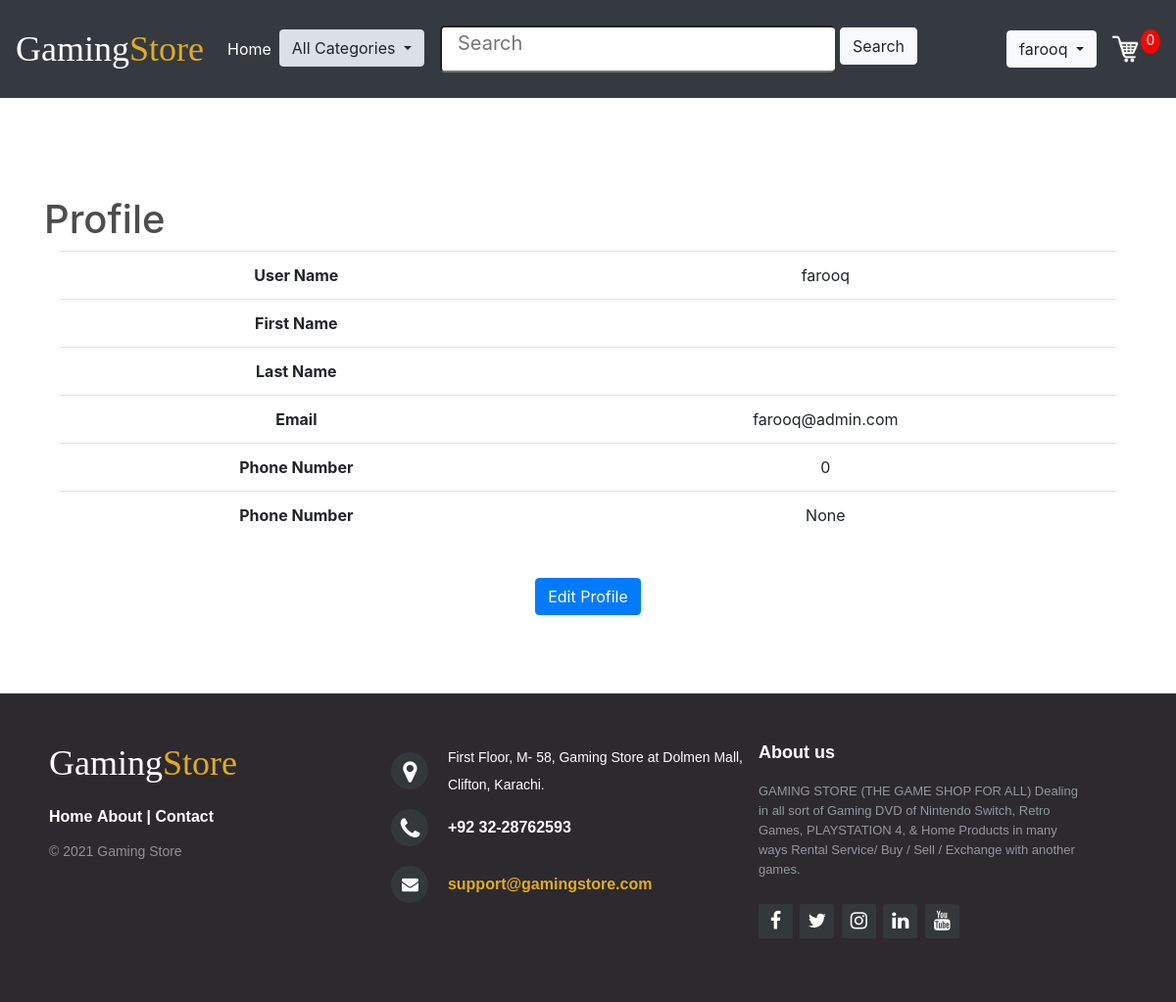
The app's page /store/profile (signed in) with its own data.
### store/models.py (models this page shows, shortened)
class Customer(AbstractUser):
    phone_number=models.IntegerField(default=0,null=False,help_text="Number format:0300-1234567")
    birth_date = models.DateField(blank=False,null=True)
    avatar = models.ImageField(upload_to='profile_image',blank=True)
    def __str__(self):
        return self.username

### store/views.py (the view)
# urls.py: path("profile",views.view_profile,name="view_profile"),
@login_required
def view_profile(request):
    data = cartData(request)
    cartItems = data['cartItems']
    args={'user':request.user}
    return render(request,"store/profile.html",{'cartItems':cartItems})

### store/models.py (called while the page is built)
    @property
    def get_cart_items(self):
        orderitems = self.orderitem_set.all()
        total = sum([item.quantity for item in orderitems])
        return total

### store/templates/store/profile.html (shortened to what this page needs)
{% extends "store/layout.html" %}
{% load static %}
{% block body %}
<link rel="stylesheet" href="https://stackpath.bootstrapcdn.com/bootstrap/4.4.1/css/bootstrap.min.css">
<h1>Profile</h1>
<div style="text-align:center" class="container">
  <table class="table">
  <tbody>
    <tr>
      <th scope="row">User Name</th>
        <td>{{user.username}}</td>
    </tr>
    <tr>
      <th scope="row">First Name</th>
        <td>{{user.first_name}}</td>
    </tr>
    <tr>
      <th scope="row">Last Name</th>
        <td>{{user.last_name}}</td>
    </tr>
    <tr>
      <th scope="row">Email</th>
      <td>{{user.email}}</td>
    </tr>
  <tr>
      <th scope="row">Phone Number</th>
      <td>{{user.phone_number}}</td>
    </tr>
   <tr>
      <th scope="row">Phone Number</th>
      <td>{{user.birth_date}}</td>
    </tr>
  </tbody>
</table><br>
<a class="btn btn-primary" href="{% url 'edit_profile' %}" role="button">Edit Profile</a>
</div>
{% endblock %}

### store/templates/store/layout.html (shortened to what this page needs)
<!DOCTYPE html>
{% load static %}
<html lang="en">
    <head>
		<link rel="stylesheet" href="https://stackpath.bootstrapcdn.com/bootstrap/4.4.1/css/bootstrap.min.css">
       <link rel="stylesheet" type="text/css" href="{% static 'store/style.css' %}">
        <link rel="stylesheet" type="text/css" href="{% static 'store/footer.css' %}">
          <link rel="stylesheet" href="https://cdnjs.cloudflare.com/ajax/libs/font-awesome/4.7.0/css/font-awesome.min.css">
    </head>
    <body>
				<nav class="navbar navbar-expand-lg navbar-dark bg-dark py-4">
                    <a class="navbar-brand"><strong><h2 style="color: #ffffff;font: normal 36px 'Cookie', cursive;margin: 0;">Gaming<span style="color: #e0ac1c;">Store</span> </h2></strong></a>
		  <div class="collapse navbar-collapse" id="navbarSupportedContent">
			<ul class="navbar-nav mr-auto">
			  <li class="nav-item active">
				<a class="nav-link" href="{% url 'index' %}">Home <span class="sr-only">(current)</span></a>
			  </li>
                <li>
                <div class="dropdown show">
                      <a class="btn btn-light my-2 my-sm-0 dropdown-toggle" href="#" role="button" id="dropdownMenuLink" data-toggle="dropdown" aria-haspopup="true" aria-expanded="false">
                        All Categories
                      </a>
                    </div>
			 </li>
			</ul>
              <form class="ml-3 my-auto d-inline w-100" method="GET" action="{% url 'search' %}">
      <input class="form-control-lg border-right-0" style="width:80% ;padding-bottom:20px " type="search"  name="q"  placeholder="Search" aria-label="Search">
      <button class="btn btn-light my-2 my-sm-0" value="{{q|escape}}" type="submit">Search</button>
              </form>
      </div>
      <div class="collapse navbar-collapse justify-content-end" id="navbarSupportedContent">
              {% if user.is_authenticated %}
              <div class="dropdown">
                 <button class="btn btn-light dropdown-toggle" type="button" id="dropdownMenu2" data-toggle="dropdown" aria-haspopup="true" aria-expanded="false">
                {{user.username}}
              </button>
              </div>
            {% endif %}
              </div>
              <a href="{% url 'cart' %}">
	    		<img  id="cart-icon" src="{% static 'images/cart6.jfif' %}">
	    	</a>
	    	<p id="cart-total">{{cartItems}}</p>
		</nav>
		<div class="container" style="padding-top:100px">
        {% block body %}
        {% endblock %}
			</div>
                <div>
                      <footer class="footer-distributed">
        <div class="footer-left">
            <h3>Gaming<span>Store</span></h3>
            <p class="footer-links">
                <a href="#">Home</a>
                <a href="{% url 'aboutUs' %}">About</a>
                |
                <a href="{% url 'contactUs' %}">Contact</a>
            </p>
            <p class="footer-company-name">© 2021 Gaming Store</p>
        </div>
        <div class="footer-center">
            <div>
                <i class="fa fa-map-marker"></i>
                <p><span>First Floor,
                        M- 58, Gaming Store at Dolmen Mall,<br>
                        Clifton, Karachi.
                    </span>
                </p>
            </div>
            <div>
                <i class="fa fa-phone"></i>
                <p>+92 32-28762593</p>
            </div>
            <div>
                <i class="fa fa-envelope"></i>
                <p><a href="mailto:support@gamingstore.com">support@gamingstore.com</a></p>
            </div>
        </div>
        <div class="footer-right">
            <p class="footer-company-about">
                <span>About us</span>
                GAMING STORE (THE GAME SHOP FOR ALL) Dealing in all sort of Gaming DVD of Nintendo Switch, Retro Games,
                PLAYSTATION 4, & Home Products in many ways Rental Service/ Buy / Sell / Exchange with another games.
            </p>
            <div class="footer-icons">
                <a href="#"><i class="fa fa-facebook"></i></a>
                <a href="#"><i class="fa fa-twitter"></i></a>
                <a href="#"><i class="fa fa-instagram"></i></a>
                <a href="#"><i class="fa fa-linkedin"></i></a>
                <a href="#"><i class="fa fa-youtube"></i></a>
            </div>
        </div>
    </footer>
                </div>
    </body>
</html>

### store/static/store/style.css (style rules this page uses)
body { background-color: hsl(0, 0%, 98%); }
h1,h2,h3,h4,h5,h6 { color:hsl(0, 0%, 30%); }
#cart-icon { width:30px; display: inline-block; margin-left: 15px; background-color:white; }
#cart-total { display: block; text-align: center; color:#fff; background-color: red; width: 20px; height: 25px; border-radius: 50%; font-size: 14px; }
.btn { border-radius: 0; }

### store/static/store/footer.css (style rules this page uses)
footer { position: fixed; bottom: 0; }
.footer-distributed { background-color: #2c292f; box-sizing: border-box; width: 100%; text-align: left; font: bold 16px sans-serif; padding: 50px 50px 60px 50px; margin-top: 80px; }
.footer-distributed .footer-left, .footer-distributed .footer-center, .footer-distributed .footer-right { display: inline-block; vertical-align: top; }
.footer-distributed .footer-left { width: 30%; }
.footer-distributed h3 { color: #ffffff; font: normal 36px 'Cookie', cursive; margin: 0; }
.footer-distributed h3 span { color: #e0ac1c; }
.footer-distributed .footer-links { color: #ffffff; margin: 20px 0 12px; }
.footer-distributed .footer-links a { display: inline-block; line-height: 1.8; text-decoration: none; color: inherit; }
.footer-distributed .footer-company-name { color: #8f9296; font-size: 14px; font-weight: normal; margin: 0; }
.footer-distributed .footer-center { width: 35%; }
.footer-distributed .footer-center i { background-color: #33383b; color: #ffffff; font-size: 25px; width: 38px; height: 38px; border-radius: 50%; text-align: center; line-height: 42px; margin: 10px 15px; vertical-align: middle; }
.footer-distributed .footer-center i.fa-envelope { font-size: 17px; line-height: 38px; }
.footer-distributed .footer-center p { display: inline-block; color: #ffffff; vertical-align: middle; margin: 0; }
.footer-distributed .footer-center p span { display: block; font-weight: normal; font-size: 14px; line-height: 2; }
.footer-distributed .footer-center p a { color: #e0ac1c; text-decoration: none; ; }
.footer-distributed .footer-right { width: 30%; }
.footer-distributed .footer-company-about { line-height: 20px; color: #92999f; font-size: 13px; font-weight: normal; margin: 0; }
.footer-distributed .footer-company-about span { display: block; color: #ffffff; font-size: 18px; font-weight: bold; margin-bottom: 20px; }
.footer-distributed .footer-icons { margin-top: 25px; }
.footer-distributed .footer-icons a { display: inline-block; width: 35px; height: 35px; cursor: pointer; background-color: #33383b; border-radius: 2px; font-size: 20px; color: #ffffff; text-align: center; line-height: 35px; margin-right: 3px; margin-bottom: 5px; }

### records on screen
Customer: username "farooq", email "farooq@admin.com", phone_number "0", birth_date "None"

### other values on screen
{{ cartItems }} "0"
